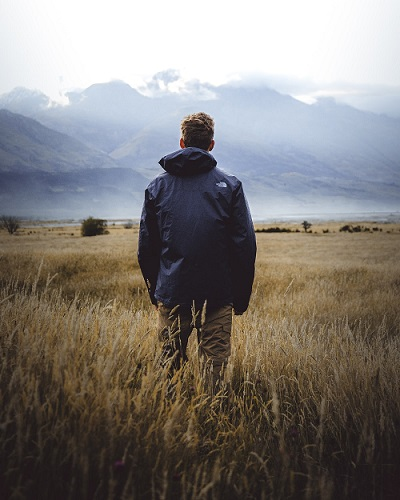
#> input picture #01 OpenCV/08 ImageProcessing/03 Edge Detection/image1.jpg, 400 x 500 px
$ jupyter execute '03 Canny Edge Detection.ipynb'
#> lines starting #> are read from the running program, lines starting #| are printed output that depends on the picture; after the words box and inside, x2 and y2 are one past the last pixel; in counts of white or black regions, pixels touching at a corner belong together
[cell 1]
import numpy as np
import cv2 as cv

img = cv.imread('image1.jpg',0) # getting Gray Sale image
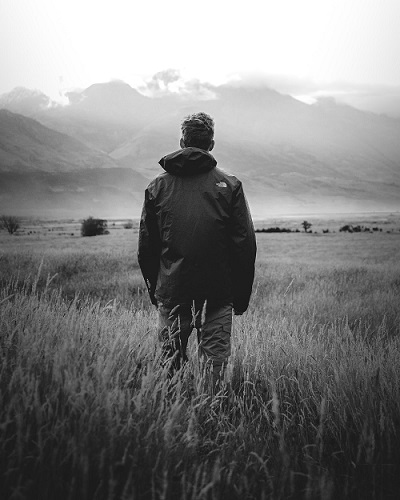
#> img: shape (500, 400); min 0, max 255, mean 126

edges = cv.Canny(img,100,200) # (Image,threshold1,threshold2)
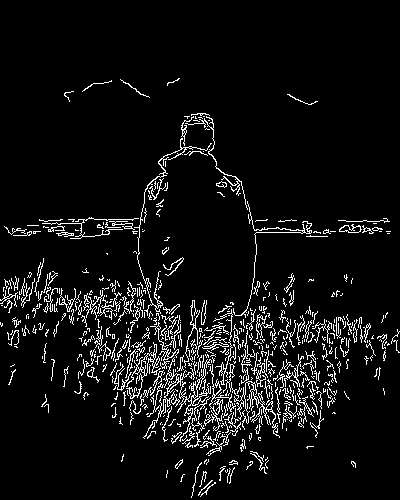
#> edges: shape (500, 400); 6.6% white in thin lines or dots, all inside (x1, y1, x2, y2) = (0, 78, 400, 498)

from matplotlib import pyplot as plt
plt.figure(figsize=(10,10))

plt.subplot(121)
plt.imshow(img,cmap = 'gray')
plt.title('Original Image')
plt.axis("off")

plt.subplot(122)
plt.imshow(edges,cmap = 'gray')
plt.title('Edge Image')
plt.axis("off")
plt.show()
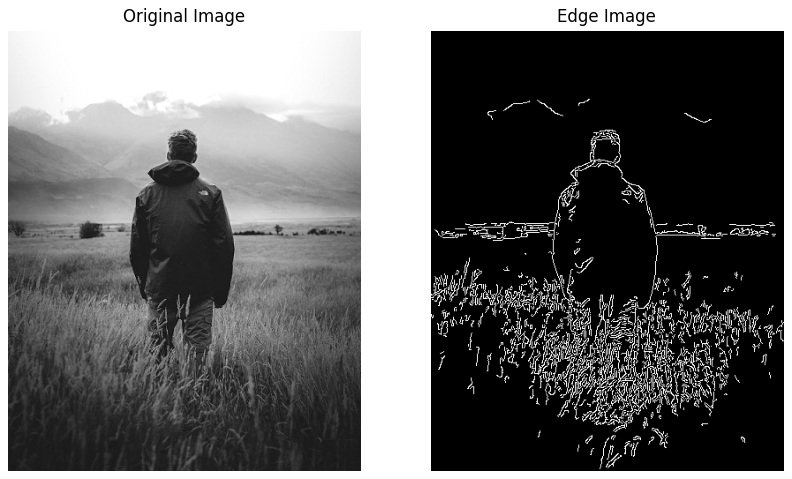
#> figure drawn by matplotlib, 2 panels
